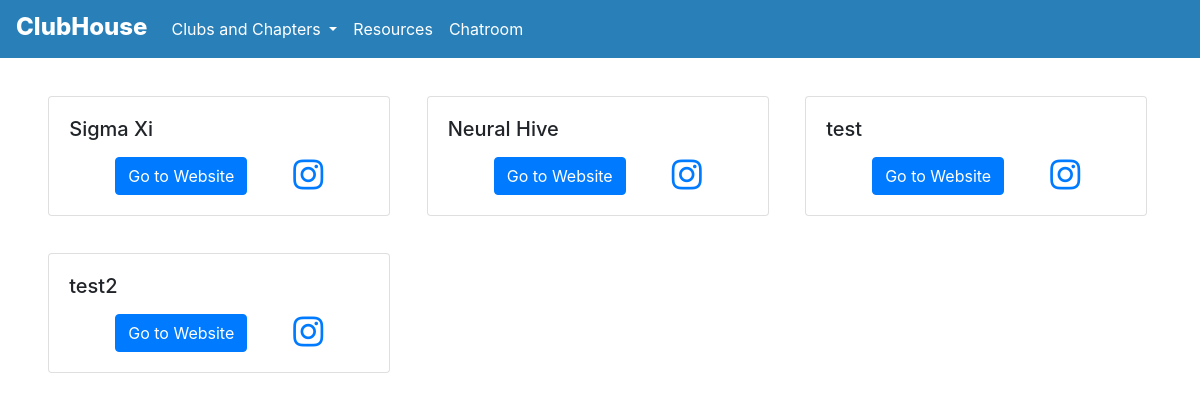
Page /clubs/ on the committed database.
### clubs/models.py (models this page shows, shortened)
class ClubAccount(models.Model):
    club_name       = models.CharField(null=False, default='', max_length=1000, primary_key=True)
    club_website    = models.URLField(null=True)
    ig_url          = models.URLField(null=True)
    club_email      = models.EmailField(null=True, unique=True, blank=True)
    logo_url        = models.URLField(default='', null=True, blank=True)
    club_logo       = models.ImageField(upload_to=path_and_rename_logos, default='', null=True, storage=gd_storage, blank=True)

### clubs/views.py (the view)
# urls.py: path('', views.index, name='index'),
def index(request):
    instance = ClubAccount.objects.all()
    param = {'objects': instance}
    return render(request, 'clubs/index.html',param)

### clubs/templates/clubs/index.html (shortened to what this page needs)
<!doctype html>
<html lang="en">
<head>
    <link rel="stylesheet" href="https://stackpath.bootstrapcdn.com/bootstrap/4.5.0/css/bootstrap.min.css"
>
    <link rel="stylesheet" href="https://cdnjs.cloudflare.com/ajax/libs/font-awesome/4.7.0/css/font-awesome.min.css">
</head>
<body>
      <nav class="navbar navbar-expand-lg navbar-light bg-light sticky-top"
      style='color: white !important; background-color: #2980B9!important;'>
      <a class=" navbar-brand" style="color:white; font-weight: 800; font-size: 1.5rem; padding-top: 1px;"
          href="/">ClubHouse</a>
      <div class="collapse navbar-collapse" id="navbarSupportedContent">
          <ul class="navbar-nav mr-auto">
              <li class="nav-item dropdown">
                  <a class="nav-link dropdown-toggle" style="color:white" href="#" id="navbarDropdown" role="button"
                      data-toggle="dropdown" aria-haspopup="true" aria-expanded="false">
                      Clubs and Chapters
                  </a>
              </li>
              <li class="nav-item">
                  <a class="nav-link" href="/resources/" style="color:white">Resources</a>
              </li>
              <li class="nav-item">
                  <a class="nav-link" style="color:white" href="/chatroom/">Chatroom</a>
              </li>
          </ul>
      </div>
      {% if user.is_authenticated %}
      {% load i18n %}
      {% endif %}
  </nav>
    <div class="container box">
        <div class='row'>
            {% for i in objects %}
            <div class="card" style="width: 18rem;">
                <div class="card-body">
                  <h5 class="card-title">{{i.club_name}}</h5>
                  <div class = 'icon'>
                      <a href="{{i.club_website}}" class="btn btn-primary">Go to Website</a>
                      <a href="{{i.ig_url}}" class = 'fa fa-instagram inst_icon'></a>
                </div>
                </div>
              </div>
              {% if forloop.counter|divisibleby:3 %}
              </div>
              <div class='row'>
                {% endif %}
            {% endfor %}
            </div>
    </div>
</body>
</html>

### clubs/templates/clubs/index.html (style rules this page uses)
.collapse { transition-delay: 1s; }
.box { margin:20px auto 10px auto; }
.inst_icon { font-size : 35px; }
.icon { display:flex; justify-content: space-evenly; }
.card { width:30%!important; margin:1.6%; }

### rows in the picture
ClubAccount: club_name "Sigma Xi"
ClubAccount: club_name "Neural Hive"
ClubAccount: club_name "test"
ClubAccount: club_name "test2"
